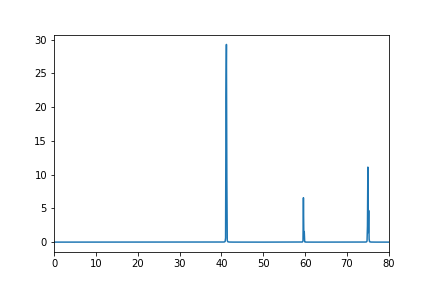
#> input picture Test/BCC_test/0.png, 432 x 288 px; its folder holds 4 pictures in this run
$ jupyter execute --allow-errors change_size.ipynb
#> lines starting #> are read from the running program, lines starting #| are printed output that depends on the picture
[cell 1]
import numpy as np
from PIL import Image
import os

[cell 2]
def is_img(ext):
    ext = ext.lower()
    if ext == '.jpg':
        return True
    elif ext == '.png':
        return True
    elif ext == '.jpeg':
        return True
    elif ext == '.bmp':
        return True
    else:
        return False

[cell 3]
for file in os.listdir("Test/BCC_test"):
    if is_img(os.path.splitext(file)[1]):
        img = Image.open("Test/BCC_test"+"/"+file)
#> img is the input picture: PIL image 432x288 RGBA; mean R, G, B, A 249.9, 250.8, 251.4, 255
        cropped = img.crop((53, 0, 432, 288))  # (left, upper, right, lower
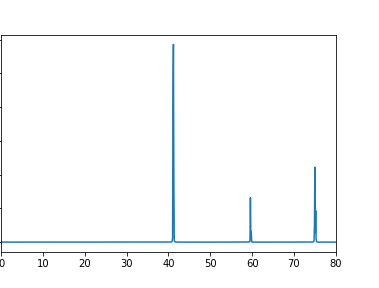
#> cropped: PIL image 379x288 RGBA; mean R, G, B, A 249.6, 250.7, 251.4, 255
        cropped.save("cut_image/Test/BCC_test"+"/"+file)
#> pass 2 of the loop `for file in os.listdir("Test/BCC_test"):`:
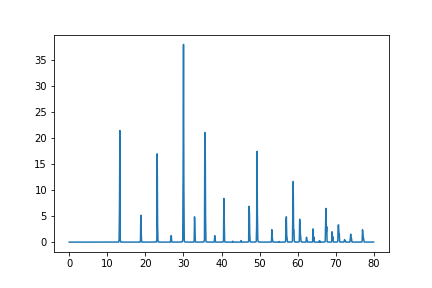
#> input picture Test/BCC_test/29.png, 432 x 288 px
#> img is the input picture: PIL image 432x288 RGBA; mean R, G, B, A 247.4, 249.3, 250.5, 255
#> `cropped = img.crop((53, 0, 432, 288))`:
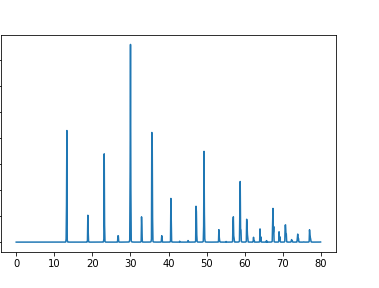
#> cropped: PIL image 379x288 RGBA; mean R, G, B, A 246.8, 249, 250.4, 255
#> pass 3 of the loop `for file in os.listdir("Test/BCC_test"):`:
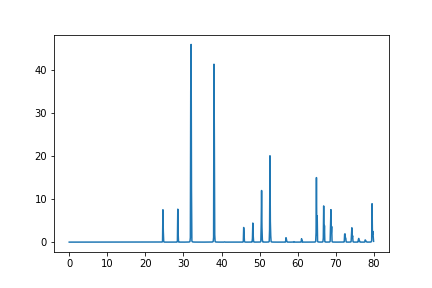
#> input picture Test/BCC_test/37.png, 432 x 288 px
#> img is the input picture: PIL image 432x288 RGBA; mean R, G, B, A 248.1, 249.8, 250.9, 255
#> `cropped = img.crop((53, 0, 432, 288))`:
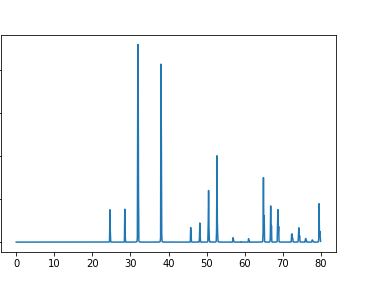
#> cropped: PIL image 379x288 RGBA; mean R, G, B, A 247.5, 249.4, 250.7, 255
#> the loop made 4 passes; the first 3 are shown
